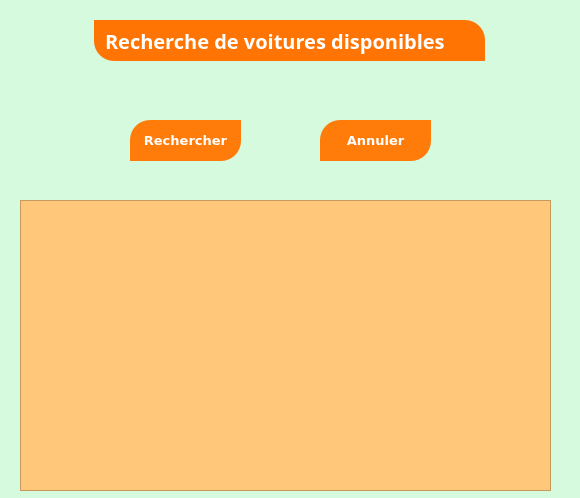
<?xml version="1.0" encoding="UTF-8"?>
<ui version="4.0">
 <class>Form</class>
 <widget class="QWidget" name="Form">
  <property name="geometry">
   <rect>
    <x>0</x>
    <y>0</y>
    <width>580</width>
    <height>498</height>
   </rect>
  </property>
  <property name="windowTitle">
   <string>Form</string>
  </property>
  <property name="styleSheet">
   <string notr="true">background-color: rgb(214, 250, 222);
</string>
  </property>
  <widget class="QLabel" name="label">
   <property name="geometry">
    <rect>
     <x>94</x>
     <y>20</y>
     <width>391</width>
     <height>41</height>
    </rect>
   </property>
   <property name="font">
    <font>
     <family>Montserrat</family>
     <pointsize>15</pointsize>
     <weight>75</weight>
     <bold>true</bold>
    </font>
   </property>
   <property name="styleSheet">
    <string notr="true">color:white;
background-color: rgb(255, 116, 3);
text-align:center;
padding:5px;
border-top-right-radius: 20px;
border-bottom-left-radius: 20px;</string>
   </property>
   <property name="text">
    <string>Recherche de voitures disponibles</string>
   </property>
  </widget>
  <widget class="QPushButton" name="pushButton">
   <property name="geometry">
    <rect>
     <x>130</x>
     <y>120</y>
     <width>111</width>
     <height>41</height>
    </rect>
   </property>
   <property name="font">
    <font>
     <family>Verdana</family>
     <pointsize>10</pointsize>
     <weight>75</weight>
     <bold>true</bold>
    </font>
   </property>
   <property name="styleSheet">
    <string notr="true">
color:white;
background-color: rgb(255, 124, 10);

padding:5px;
border-top-left-radius: 20px;
border-bottom-right-radius: 20px;</string>
   </property>
   <property name="text">
    <string>Rechercher</string>
   </property>
  </widget>
  <widget class="QPushButton" name="pushButton_2">
   <property name="geometry">
    <rect>
     <x>320</x>
     <y>120</y>
     <width>111</width>
     <height>41</height>
    </rect>
   </property>
   <property name="font">
    <font>
     <family>Verdana</family>
     <pointsize>10</pointsize>
     <weight>75</weight>
     <bold>true</bold>
    </font>
   </property>
   <property name="styleSheet">
    <string notr="true">
color:white;
background-color: rgb(255, 124, 10);

padding:5px;
border-top-left-radius: 20px;
border-bottom-right-radius: 20px;</string>
   </property>
   <property name="text">
    <string>Annuler</string>
   </property>
  </widget>
  <widget class="QLabel" name="label_4">
   <property name="geometry">
    <rect>
     <x>480</x>
     <y>70</y>
     <width>71</width>
     <height>61</height>
    </rect>
   </property>
   <property name="styleSheet">
    <string notr="true">image: url(:/newPrefix/reche.jpg);</string>
   </property>
   <property name="text">
    <string/>
   </property>
  </widget>
  <widget class="QTextEdit" name="textEdit">
   <property name="geometry">
    <rect>
     <x>20</x>
     <y>200</y>
     <width>531</width>
     <height>291</height>
    </rect>
   </property>
   <property name="styleSheet">
    <string notr="true">background-color: rgb(255, 199, 121);</string>
   </property>
  </widget>
 </widget>
 <resources>
  <include location="nn.qrc"/>
 </resources>
 <connections/>
</ui>
